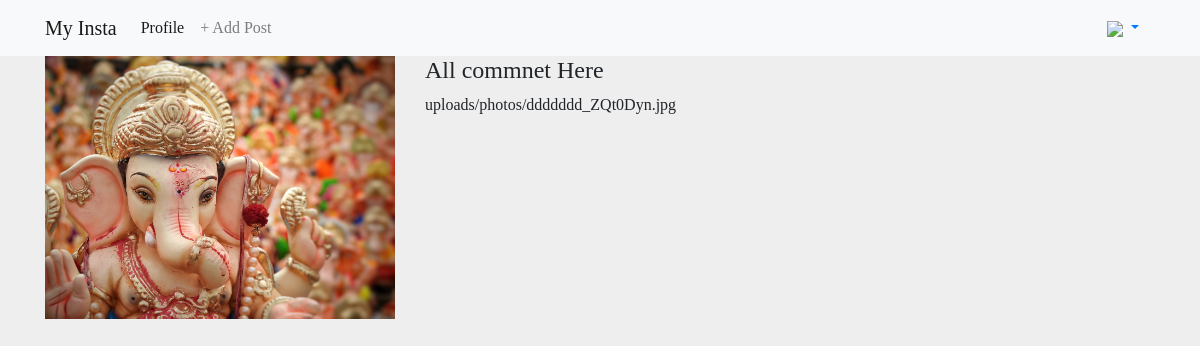
The app's page /post_details/2/, older data.
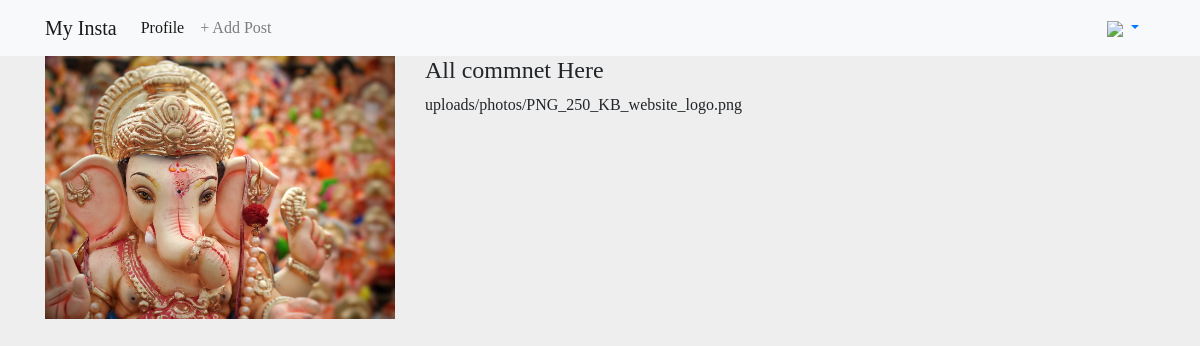
The same page, newer data.
### posts/models.py (models this page shows)
class Post(models.Model):
    user=models.ForeignKey(PublicUser, on_delete=models.CASCADE, related_name="post_user")
    image =models.ImageField(upload_to="uploads/posts",default="p.png")
    desc =models.TextField(max_length=1000)
    post_type = models.CharField(max_length=1,
                              choices=(('1', "Public"), ('2', "Private")),
                              default="1")
    created_at =models.DateTimeField(auto_now_add=True)
    updated_at =models.DateTimeField(auto_now=True)
    status = models.CharField(max_length=1,
                                 choices=(
                                     ('1', "Active"),
                                     ('2', "Inactive"),
                                     ('3', "Blocked"),
                                     ('4', "Spam"),
                                 ),
                                 default="1")
    likes =models.ManyToManyField(PublicUser, related_name="like_post",null=True,blank=True)

### accounts/models.py (models this page shows, shortened)
class PublicUser(AbstractUser):
    username =models.CharField(max_length=100, null=True,blank=True)
    image =models.ImageField(upload_to="uploads/photos", default="a.png")
    mobile=models.CharField(max_length=10, unique=True,null=True,blank=True)
    email=models.EmailField(max_length=200,unique=True)
    about_me=models.TextField(blank=True,null=True)
    dob=models.DateTimeField(null=True,blank=True)
    gender=models.CharField(max_length=1,
                            choices=(('1',"Male"),('2',"Female")),
                            default="")
    USERNAME_FIELD = 'email'
    REQUIRED_FIELDS = []
    objects = UserManager()

### posts/views.py (the view)
# urls.py: path('post_details/<pid>/',views.posts_details_view, name='post_details'),
def posts_details_view(request,pid=None):
    context ={}
    one_post =Post.objects.get(pk=pid)
    context['post']= one_post
    return render(request,"posts/post_details.html",context)

### templates/posts/post_details.html
{% extends 'base.html'%}
{% block content%}
{% include 'nav.html'%}
<div class="container">
    <div class="row">
        <div class="col-md-4">
            <img src="/media/{{post.image}}" width="100%">
        </div>
        <div class="col-md-8">
            <h4>All commnet Here</h4>
            {{post.user.image}}
        </div>
    </div>
</div>
{% endblock%}

Row changes from the older to the newer data that the page shows:
changed through a linked row, Post: user.image "uploads/photos/ddddddd_ZQt0Dyn.jpg" → "uploads/photos/PNG_250_KB_website_logo.png"
